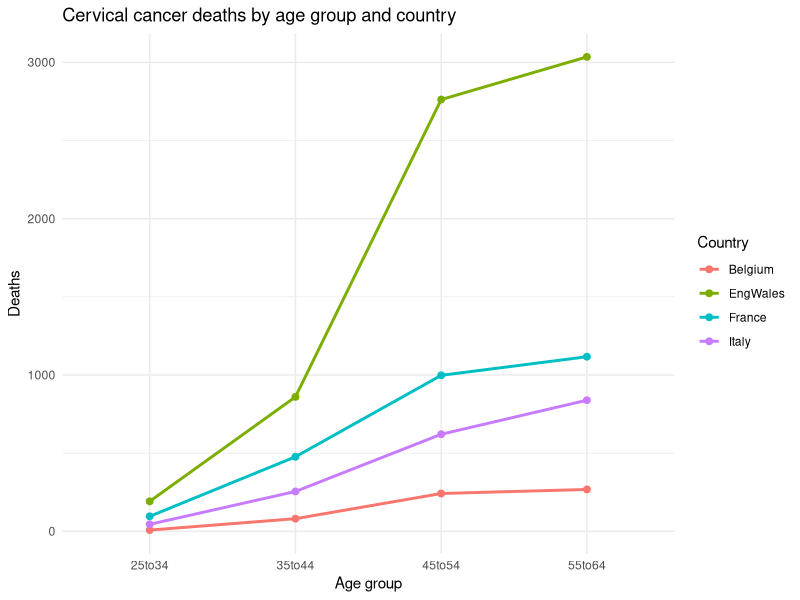
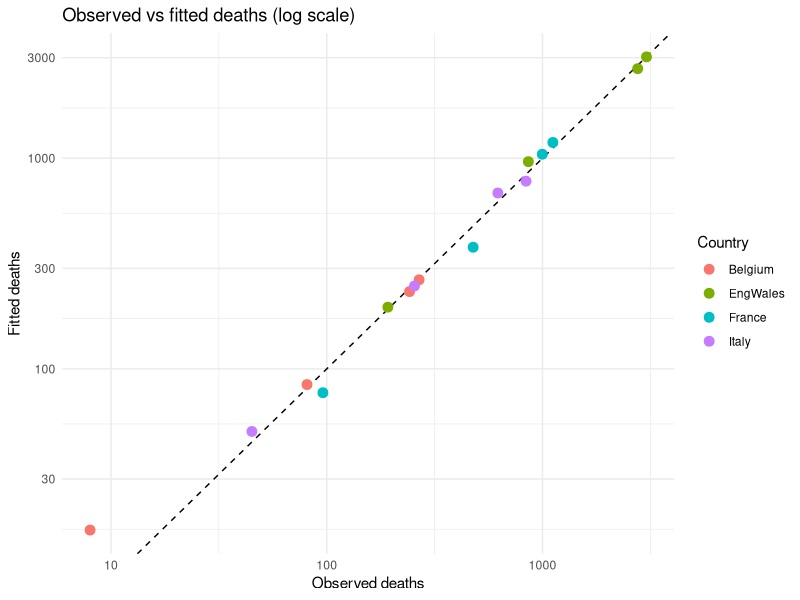

Write the R code that produced these figures, in order.
# ==========================================================================
# Tarea 3: Regression Analysis
# Problem 3: Poisson regression (cervical cancer deaths, data/cervical.xlsx)
# Author: Alexis Alberto Zúñiga Alonso
#
# Run this script with the working directory set to this folder
# (in RStudio/Positron: Session > Set Working Directory > To Source File Location).
# Missing packages are installed automatically.
# ==========================================================================

# --------------------------------------------------------------------------
# 1. Introduction
# --------------------------------------------------------------------------

# 1.1. Project Libraries and Installation ---------------------------------

# Project libraries
libs <- c("tidyverse", "readxl", "knitr")

# Install only the missing ones
missing <- setdiff(libs, rownames(installed.packages()))
if (length(missing) > 0) {
  install.packages(missing, repos = "https://cloud.r-project.org")
}

# Load all of them
invisible(lapply(libs, library, character.only = TRUE))

# --------------------------------------------------------------------------
# 2. Problem 3: Cervical Cancer Deaths (Poisson Regression)
# --------------------------------------------------------------------------

# 2.1. Initial Description of the Data ------------------------------------

cervical_raw <- read_excel("data/cervical.xlsx")
str(cervical_raw)
colSums(is.na(cervical_raw))

cervical <- cervical_raw |>
  mutate(
    Pais = factor(Pais),
    Edad = factor(Edad, levels = c("25to34", "35to44", "45to54", "55to64"))
  )

# 2.1.1. Deaths by Country and Age Group ----------------------------------

cervical |>
  pivot_wider(names_from = Edad, values_from = Muertes) |>
  mutate(Total = rowSums(across(where(is.numeric)))) |>
  kable(caption = "Deaths by country and age group")

summary(cervical$Muertes)

cervical |>
  ggplot(aes(x = Edad, y = Muertes, color = Pais, group = Pais)) +
  geom_line(linewidth = 1) +
  geom_point(size = 2) +
  labs(title = "Cervical cancer deaths by age group and country",
       x = "Age group", y = "Deaths", color = "Country") +
  theme_minimal()

# 2.2. Poisson Regression Model -------------------------------------------

poisson_model <- glm(Muertes ~ Edad + Pais, family = poisson, data = cervical)
summary(poisson_model)

# 2.2.1. Significance of the Variables ------------------------------------

anova(poisson_model, test = "Chisq")

# 2.2.2. Goodness of Fit and Overdispersion -------------------------------

dispersion <- sum(residuals(poisson_model, type = "pearson")^2) / df.residual(poisson_model)
dispersion

# Goodness-of-fit test based on the residual deviance
pchisq(deviance(poisson_model), df.residual(poisson_model), lower.tail = FALSE)

quasi_model <- glm(Muertes ~ Edad + Pais, family = quasipoisson, data = cervical)
summary(quasi_model)

# 2.3. Interpretation of the Coefficients ---------------------------------

rate_ratios <- exp(cbind(RR = coef(poisson_model), confint.default(quasi_model)))
rate_ratios |> kable(digits = 3, caption = "Rate ratios with 95% confidence intervals (quasi-Poisson)")

rr <- exp(coef(poisson_model))

# 2.3.1. Observed vs Fitted Deaths ----------------------------------------

cervical |>
  mutate(fitted = fitted(poisson_model)) |>
  ggplot(aes(x = Muertes, y = fitted, color = Pais)) +
  geom_abline(linetype = "dashed") +
  geom_point(size = 3) +
  scale_x_log10() + scale_y_log10() +
  labs(title = "Observed vs fitted deaths (log scale)",
       x = "Observed deaths", y = "Fitted deaths", color = "Country") +
  theme_minimal()
